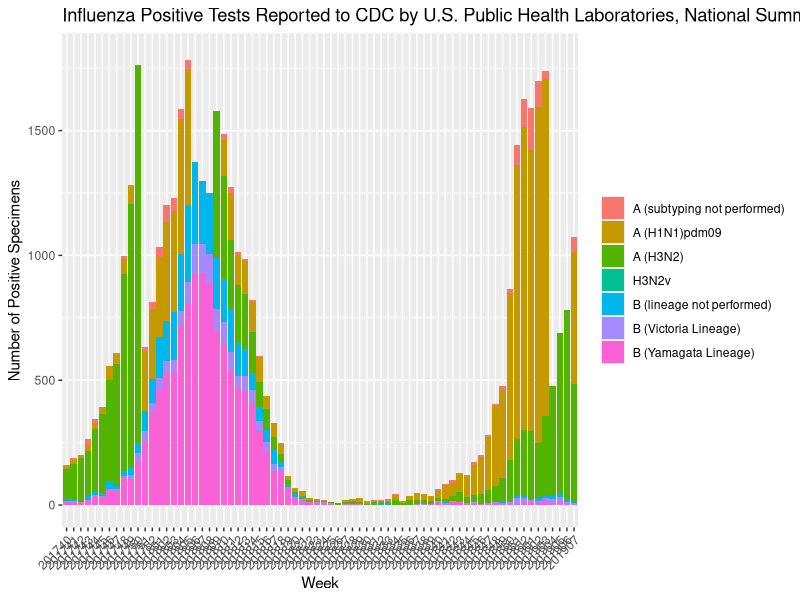

Here is the R script that generated this plot:
# TODO: put breaks in xticks
# TODO: download latest data from flu site.
library(ggplot2)

# read data from csv, skip first line containing comments
clData <- read.csv("./FluViewPhase2Data/52WeekFluData/WHO_NREVSS_Public_Health_Labs.csv", skip=1)


paddedWeek <- formatC(clData$WEEK, width = 2, format = "d", flag = "0")

# combine year and week and use them as xticks when plotting
xticks <- paste(as.character(clData$YEAR), as.character(paddedWeek), sep="")

# for melt method
library(reshape2)


columns <- c("A..Subtyping.not.Performed.", "A..2009.H1N1.", "A..H3.", "H3N2v", "B", "BVic", "BYam")

customLabels <- c("A (subtyping not performed)", "A (H1N1)pdm09", "A (H3N2)", "H3N2v", "B (lineage not performed)", "B (Victoria Lineage)", "B (Yamagata Lineage)")

# get the data that we care and melt it
positiveData <- clData[, columns]
positiveData$category <- xticks
mPositiveData <- melt(positiveData, id.vars = "category")



ggplot(
  data = mPositiveData,
  aes(
    category,
    value,
    fill = factor(variable, levels = columns, labels=customLabels),
  )) +
  geom_bar(stat = "identity") +
  ggtitle("Title") +
  ylim(0, 1800) +
  theme(legend.title=element_blank()) +
  theme(axis.text.x = element_text(angle = 45, hjust = 1)) +
  ggtitle("Influenza Positive Tests Reported to CDC by U.S. Public Health Laboratories, National Summary, 2018 - 2019 Season") +
  xlab("Week") +
  ylab("Number of Positive Specimens")
